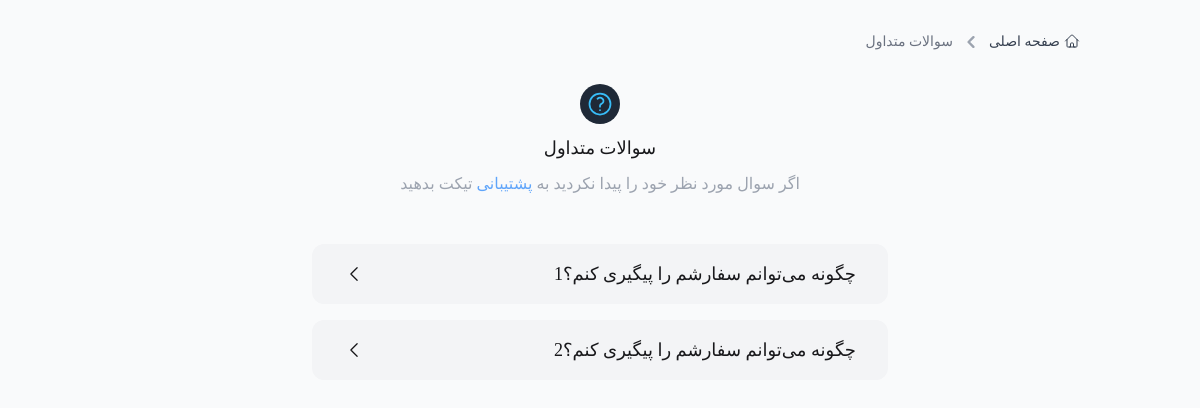
Screenshot of /questions/ with the database file from the repository.
### site_module/models.py (models this page shows)
class questions(models.Model):
    ques=models.CharField( max_length=200 , verbose_name='سوال')
    answ=models.CharField( max_length=200 , verbose_name='جواب')
    is_active = models.BooleanField(default=True, verbose_name='فعال / غیرفعال')
    class Meta:
        verbose_name = 'سوال'
        verbose_name_plural = 'سوالات'

### home/views.py (the view)
class questions_view(TemplateView):
    template_name = 'homes/questions.html'
    def get_context_data(self, **kwargs):
        context = super().get_context_data(**kwargs)
        question:questions = questions.objects.filter(is_active=True)
        context['question'] = question
        return context

### order_module/context_processors.py (called while the page is built, shortened)
def cart_products(request ):
    order = None
    cart_items = None
    order_details =None
    return {"cart_items": cart_items,
            "order" : order,
            "order_details": order_details,}

### site_module/context_processors.py (called while the page is built)
def site_settings(request):
    setting = SiteSetting.objects.filter(is_main_setting=True).first()
    return {'site_setting': setting}

### home/templates/homes/questions.html (shortened to what this page needs)
{% extends "base_else.html" %}
{% load static %}
{% block content %}
    <main class="container relative">
        <nav class="flex mt-8" aria-label="Breadcrumb">
            <ol class="inline-flex items-center space-x-1 md:space-x-2 rtl:space-x-reverse">
                <li class="inline-flex items-center">
                    <a href="{% url "home" %}"
                        class="inline-flex items-center text-sm gap-x-1  text-gray-700 hover:text-blue-600 dark:text-gray-400 dark:hover:text-white">
                        <svg class="w-4 h-4 mb-0.5">
                            <use href="#home" />
                        </svg>
                        صفحه اصلی
                    </a>
                </li>
                <li aria-current="page">
                    <div class="flex items-center">
                        <svg class="rtl:rotate-180 w-3 h-3 text-gray-400 mx-1" aria-hidden="true"
                            xmlns="http://www.w3.org/2000/svg" fill="none" viewBox="0 0 6 10">
                            <path stroke="currentColor" stroke-linecap="round" stroke-linejoin="round" stroke-width="2"
                                d="m1 9 4-4-4-4" />
                        </svg>
                        <span class="ms-1 text-sm  text-gray-500 md:ms-2 dark:text-gray-400">سوالات متداول</span>
                    </div>
                </li>
            </ol>
        </nav>
        <div class="flex flex-col items-center justify-center gap-y-2.5 my-8">
            <span class="flex-center w-10 h-10 rounded-full bg-gray-800 dark:bg-gray-700">
                <svg class="w-7 h-7 text-sky-400">
                    <use href="#question-mark"></use>
                </svg>
            </span>
            <h2 class="font-DanaMedium text-lg">سوالات متداول</h2>
            <p class="text-gray-400 text-center">اگر سوال مورد نظر خود را پیدا نکردید به <span class="text-blue-400 cursor-pointer">پشتیبانی</span> تیکت بدهید </p>
        </div>
        <ul class="w-full rounded-xl py-4 flex items-center justify-center flex-col gap-y-4">
            {% for ques in question  %}
            <div class="max-w-xl rounded-xl px-4 dark:bg-gray-800 bg-gray-100">
                <button class="accordion-btn w-full text-right flex justify-between items-center p-4">
                    <span class="text-base md:text-lg">{{ques.ques}}</span>
                    <svg class="w-5 h-5 rotate-90 duration-300 accordion-icon">
                        <use href="#chevron"></use>
                    </svg>
                </button>
            </div>
            {% endfor %}
        </ul>
    </main>
{% endblock content %}

### rows the page displays
questions: ques "چگونه می‌توانم سفارشم را پیگیری کنم؟1"
questions: ques "چگونه می‌توانم سفارشم را پیگیری کنم؟2"
